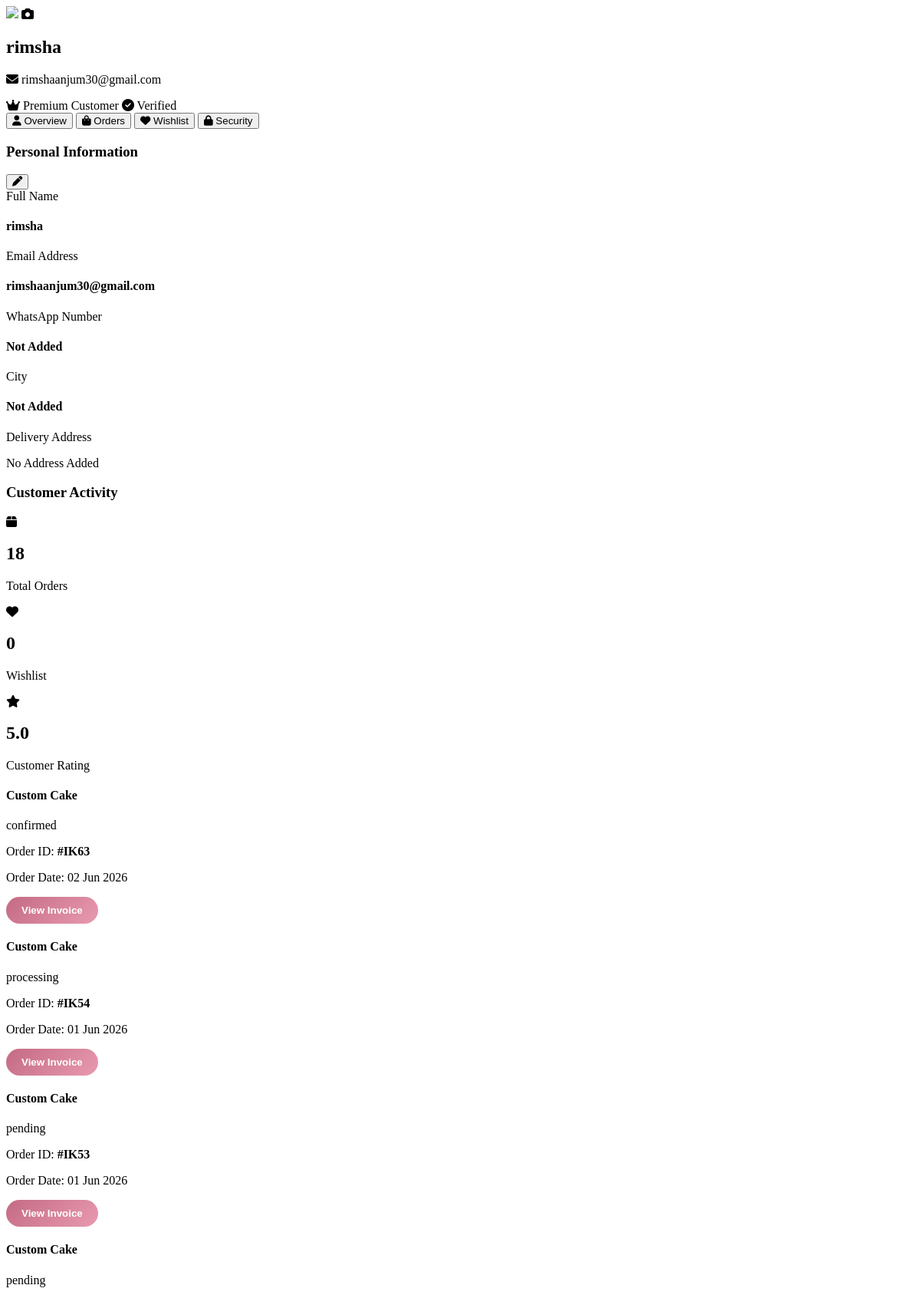
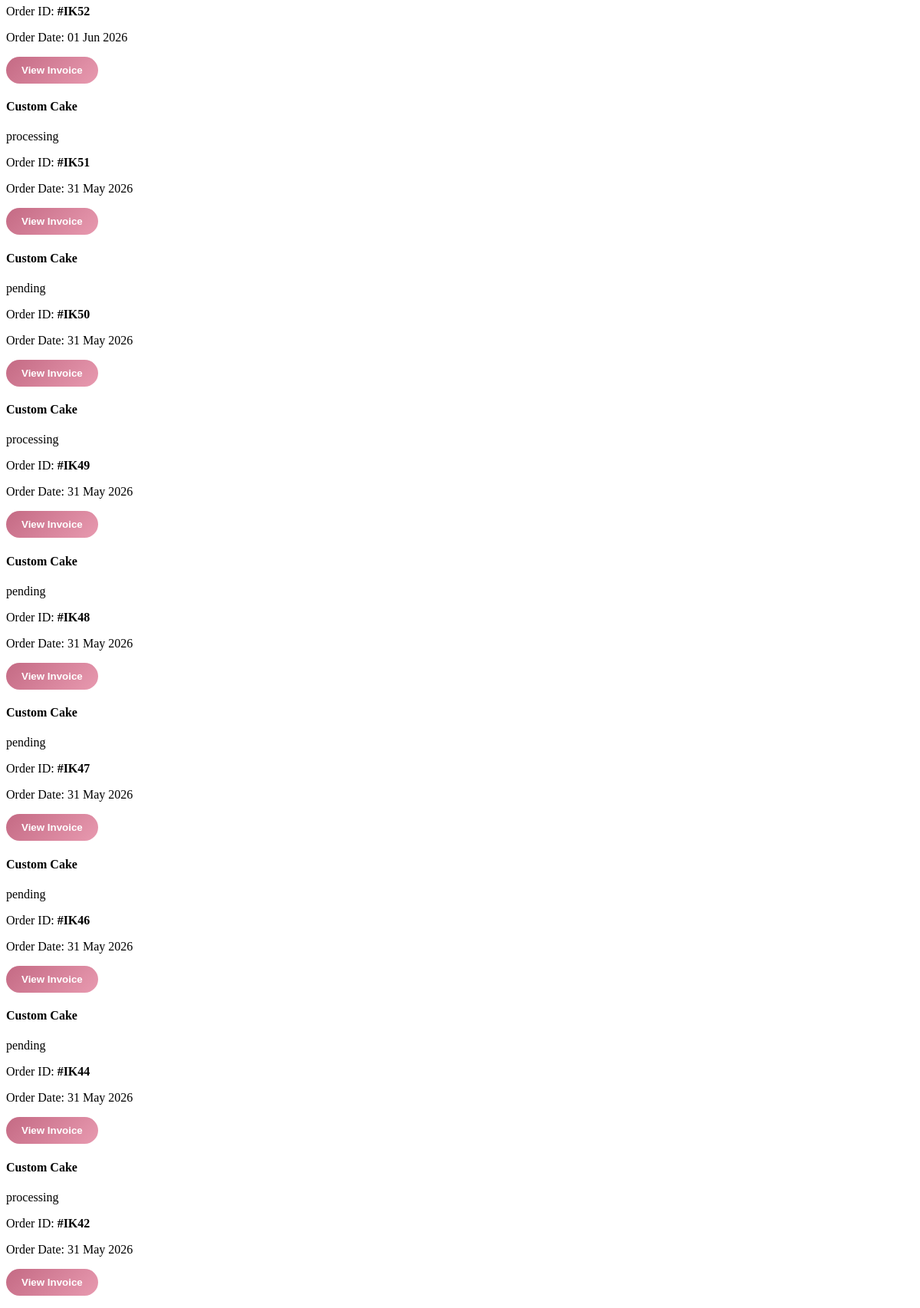
The page /profile/modal-content/ (signed in, upper part) on the database its author committed (2 pictures, top to bottom).
### ik/models.py (models this page shows, shortened)
class Profile(models.Model):
    user = models.OneToOneField(User, on_delete=models.CASCADE, related_name='profile')
    phone = models.CharField(max_length=20, blank=True, null=True)
    address = models.TextField(blank=True, null=True)
    city = models.CharField(max_length=100, blank=True, null=True)
    avatar = models.ImageField(upload_to='avatars/', blank=True, null=True)
    bio = models.TextField(blank=True, null=True)
    whatsapp_number = models.CharField(max_length=20, blank=True, null=True)
    delivery_notes = models.TextField(blank=True, null=True)
    default_delivery_address = models.TextField(blank=True, null=True)
    email_verified = models.BooleanField(default=False)
    phone_verified = models.BooleanField(default=False)
    created_at = models.DateTimeField(auto_now_add=True)
    updated_at = models.DateTimeField(auto_now=True)

class Order(models.Model):
    PAYMENT_CHOICES = [
        ('jazzcash', 'JazzCash'),
        ('easypaisa', 'EasyPaisa'),
        ('cod', 'Cash on Delivery'),
    ]
    STATUS_CHOICES = [
        ('pending', 'Pending'),
        ('processing', 'Processing'),
        ('delivered', 'Delivered'),
        ('cancelled', 'Cancelled'),
    ]
    PAYMENT_STATUS_CHOICES = [
        ('under_review', 'Under Review'),
        ('partial_paid', 'Partial Paid'),
        ('fully_paid', 'Fully Paid'),
        ('rejected', 'Rejected'),
    ]
    user = models.ForeignKey(User, on_delete=models.SET_NULL, null=True, blank=True)
    session_key = models.CharField(max_length=40, null=True, blank=True)
    name = models.CharField(max_length=100)
    phone = models.CharField(
        max_length=20,
        validators=[
            RegexValidator(
                regex=r'^03\d{9}$',
                message='Phone number must be in format 03XXXXXXXXX'
            )
        ],
        help_text="Enter Pakistani number like 03XXXXXXXXX"
    )
    address = models.TextField(default="")
    payment_method = models.CharField(max_length=20, choices=PAYMENT_CHOICES)
    transaction_id = models.CharField(
        max_length=50,
        unique=False,
        null=True,
        blank=True,
        db_index=True,
        help_text="Unique JazzCash/EasyPaisa transaction ID"
    )
    screenshot_hash = models.CharField(
        max_length=64,
        unique=True,
        null=True,
        blank=True,
        db_index=True,
        help_text="Unique hash for payment screenshot"
    )
    total = models.DecimalField(max_digits=10, decimal_places=2)
    advance_amount = models.DecimalField(max_digits=10, decimal_places=2, default=0)
    received_amount = models.DecimalField(
        max_digits=10,
        decimal_places=2,
        default=0,
        help_text="Actual amount received from customer"
    )
    remaining_amount = models.DecimalField(max_digits=10, decimal_places=2, default=0)
    status = models.CharField(max_length=20, choices=STATUS_CHOICES, default='pending')
    payment_status = models.CharField(max_length=20, choices=PAYMENT_STATUS_CHOICES, default='under_review')
    customization = models.JSONField(default=dict, blank=True)
    invoice_text = models.TextField(blank=True, null=True)
    created_at = models.DateTimeField(auto_now_add=True)
    payment_screenshot = models.ImageField(
        upload_to='payments/',
        validators=[validate_payment_screenshot],
        blank=True,
        null=True,
        help_text="Payment screenshot proof"
    )
    payment_verified = models.BooleanField(default=False)
    verification_note = models.TextField(blank=True, null=True)
    verified_at = models.DateTimeField(blank=True, null=True)
    transaction_time = models.DateTimeField(auto_now_add=True, null=True, blank=True)
    is_payment_flagged = models.BooleanField(default=False)
    suspicious_attempts = models.PositiveIntegerField(default=0)
    ip_address = models.GenericIPAddressField(null=True, blank=True)
    user_agent = models.TextField(blank=True, null=True, help_text="Browser/Device info")
    updated_at = models.DateTimeField(auto_now=True, help_text="Last updated timestamp")
    city = models.CharField(max_length=100, blank=True, help_text="Customer city")
    remaining_transaction_id = models.CharField(
        max_length=50,
        blank=True,
        null=True,
        db_index=True,
        help_text="Transaction ID for remaining payment"
    )
    remaining_payment_screenshot = models.ImageField(
        upload_to='remaining_payments/',
        blank=True,
        null=True,
        validators=[validate_payment_screenshot],
        help_text="Screenshot for remaining payment"
    )
    remaining_screenshot_hash = models.CharField(
        max_length=64,
        blank=True,
        null=True,
        db_index=True,
        help_text="Hash for remaining payment screenshot"
    )
    remaining_payment_verified = models.BooleanField(
        default=False,
        help_text="Whether remaining payment has been verified by admin"
    )
    ORDER_TYPE_CHOICES = [
        ('website', 'Website'),
        ('custom', 'Custom'),
        ('deal', 'Deal'),
        ('event', 'Event'),
        ('whatsapp', 'WhatsApp'),
    ]
    order_type = models.CharField(
        max_length=30,
        choices=ORDER_TYPE_CHOICES,
        default='website',
        help_text="Source of order"
    )
    ALLOWED_STATUS_TRANSITIONS = {
        'pending': ['processing', 'cancelled'],
        'processing': ['delivered', 'cancelled'],
        'delivered': [],
        'cancelled': [],
    }

### ik/views.py (the view)
# urls.py: path('profile/modal-content/', views.profile_modal_content, name='profile_modal_content'),
@login_required
def profile_modal_content(request):
    profile, created = Profile.objects.get_or_create(user=request.user)
    user_orders = Order.objects.filter(user=request.user).order_by("-created_at")
    wishlist_items = Favorite.objects.filter(user=request.user).select_related("product")
    return render(request, "profile_modal.html", {
        "user_orders": user_orders,
        "wishlist_items": wishlist_items,
        "profile": profile,
    })

### ik/context_processors.py (called while the page is built)
def global_settings(request):
    settings = SiteSettings.objects.first()
    return {
        'settings': settings
    }

### ik/templates/profile_modal.html (shortened to what this page needs)
{% load static %}
<link rel="stylesheet"
      href="https://cdnjs.cloudflare.com/ajax/libs/font-awesome/6.5.1/css/all.min.css">
{% if is_admin %}
    <div class="lux-profile-wrapper">
        <div class="lux-cover">
            <div class="lux-cover-overlay"></div>
            <div class="lux-profile-top">
                <div class="lux-avatar-wrapper">
                    <div class="admin-avatar-placeholder">
                        <i class="fas fa-shield-alt"></i>
                    </div>
                </div>
                <div class="lux-user-details">
                    <h2>{{ request.user.get_full_name|default:request.user.username }}</h2>
                    <p><i class="fas fa-envelope"></i> {{ request.user.email }}</p>
                    <div class="lux-badges">
                        <span><i class="fas fa-crown"></i> Administrator</span>
                        <span><i class="fas fa-shield-alt"></i> Super Admin</span>
                    </div>
                </div>
            </div>
        </div>
        <div class="lux-card" style="margin-top: 20px; text-align: center; padding: 40px;">
            <i class="fas fa-shield-alt" style="font-size: 60px; color: #c46a84; margin-bottom: 20px;"></i>
            <h3>Admin Account</h3>
            <p class="text-muted">You are logged in as an administrator.</p>
            <p class="small text-muted">Admin users don't have customer profiles.</p>
            <hr style="margin: 20px 0;">
            <div class="admin-actions" style="display: flex; flex-direction: column; gap: 10px;">
                <a href="/admin/dashboard/" class="lux-btn-primary" style="text-decoration: none;">
                    <i class="fas fa-tachometer-alt"></i> Go to Admin Dashboard
                </a>
                <form action="/logout/" method="post" style="margin: 0;">
                    {% csrf_token %}
                    <button type="submit" class="lux-btn-outline" style="width: 100%; cursor: pointer;">
                        <i class="fas fa-sign-out-alt"></i> Logout
                    </button>
                </form>
            </div>
        </div>
    </div>
{% else %}
    <div class="lux-profile-wrapper">
        <div class="lux-cover">
            <div class="lux-profile-top">
                <div class="lux-avatar-wrapper">
                    <img id="profilePreview"
                         src="{% if profile.avatar %}{{ profile.avatar.url }}{% else %}{% static 'images/default-user.png' %}{% endif %}"
                         class="lux-profile-img">
                    <label for="profileImageInput" class="upload-profile-btn">
                        <i class="fas fa-camera"></i>
                    </label>
                </div>
                <div class="lux-user-details">
                    <h2>{{ request.user.get_full_name|default:request.user.username }}</h2>
                    <p><i class="fas fa-envelope"></i> {{ request.user.email }}</p>
                    <div class="lux-badges">
                        <span><i class="fas fa-crown"></i> Premium Customer</span>
                        <span><i class="fas fa-check-circle"></i> Verified</span>
                    </div>
                </div>
            </div>
        </div>
        <div class="lux-tabs">
            <button class="tab-btn active" data-tab="profileTab">
                <i class="fas fa-user"></i> Overview
            </button>
            <button class="tab-btn" data-tab="ordersTab">
                <i class="fas fa-bag-shopping"></i> Orders
            </button>
            <button class="tab-btn" data-tab="favoritesTab">
                <i class="fas fa-heart"></i> Wishlist
            </button>
            <button class="tab-btn" data-tab="passwordTab">
                <i class="fas fa-lock"></i> Security
            </button>
        </div>
        <div id="profileTab" class="tab-content active">
            <div class="lux-grid">
                <div class="lux-card">
                    <div class="lux-card-head">
                        <h3>Personal Information</h3>
                        <button onclick="
                            document.getElementById('editProfileForm').style.display='block';
                            document.getElementById('editProfileForm').scrollIntoView({behavior:'smooth', block:'start'});
                        ">
                            <i class="fas fa-pen"></i>
                        </button>
                    </div>
                    <div class="lux-info-list">
                        <div class="lux-info-item">
                            <span>Full Name</span>
                            <h4>{{ request.user.get_full_name|default:request.user.username }}</h4>
                        </div>
                        <div class="lux-info-item">
                            <span>Email Address</span>
                            <h4>{{ request.user.email }}</h4>
                        </div>
                        <div class="lux-info-item">
                            <span>WhatsApp Number</span>
                            <h4 class="profile-phone">{{ profile.whatsapp_number|default:"Not Added" }}</h4>
                        </div>
                        <div class="lux-info-item">
                            <span>City</span>
                            <h4>{{ profile.city|default:"Not Added" }}</h4>
                        </div>
                        <div class="lux-info-item">
                            <span>Delivery Address</span>
                            <p id="profileAddressDisplay">{{ profile.address|default:"No Address Added" }}</p>
                        </div>
                    </div>
                </div>
                <div class="lux-card">
                    <div class="lux-card-head">
                        <h3>Customer Activity</h3>
                    </div>
                    <div class="lux-stats">
                        <div class="lux-stat-box">
                            <i class="fas fa-box"></i>
                            <h2>{{ user_orders|length|default:"0" }}</h2>
                            <p>Total Orders</p>
                        </div>
                        <div class="lux-stat-box">
                            <i class="fas fa-heart"></i>
                            <h2>{{ wishlist_items|length|default:"0" }}</h2>
                            <p>Wishlist</p>
                        </div>
                        <div class="lux-stat-box">
                            <i class="fas fa-star"></i>
                            <h2>5.0</h2>
                            <p>Customer Rating</p>
                        </div>
                    </div>
                </div>
            </div>
        </div>
        <div id="ordersTab" class="tab-content">
            <div class="lux-orders-grid">
                {% for order in user_orders %}
                <div class="lux-order-card">
                    <div class="lux-order-top">
                        <h4>{{ order.product.name|default:"Custom Cake" }}</h4>
                        <span class="order-status {{ order.status|lower }}">{{ order.status }}</span>
                    </div>
                    <p>Order ID: <strong>#IK{{ order.id }}</strong></p>
                    <p>Order Date: {{ order.created_at|date:"d M Y" }}</p>
                    <div class="lux-order-actions">
                        <button class="lux-btn-primary">View Invoice</button>
                    </div>
                </div>
                {% empty %}
                <div class="lux-empty">
                    <i class="fas fa-bag-shopping"></i>
                    <h3>No Orders Yet</h3>
                    <p>Your bakery orders will appear here.</p>
                </div>
                {% endfor %}
            </div>
        </div>
    </div>
{% endif %}

### ik/templates/profile_modal.html (style rules this page uses)
.lux-btn-primary { background: linear-gradient(135deg, #c46a84, #e89ab0); border: none; color: white; padding: 10px 20px; border-radius: 30px; font-weight: 600; cursor: pointer; transition: all 0.3s ease; }

### rows shown on the page
Profile: whatsapp_number "Not Added", city "Not Added", address "No Address Added"
Order: product.name "Custom Cake", status "confirmed", id "63", created_at "02 Jun 2026"
Order: product.name "Custom Cake", status "processing", id "54", created_at "01 Jun 2026"
Order: product.name "Custom Cake", status "pending", id "53", created_at "01 Jun 2026"
Order: product.name "Custom Cake", status "pending", id "52", created_at "01 Jun 2026"
Order: product.name "Custom Cake", status "processing", id "51", created_at "31 May 2026"
Order: product.name "Custom Cake", status "pending", id "50", created_at "31 May 2026"
Order: product.name "Custom Cake", status "processing", id "49", created_at "31 May 2026"
Order: product.name "Custom Cake", status "pending", id "48", created_at "31 May 2026"
Order: product.name "Custom Cake", status "pending", id "47", created_at "31 May 2026"
Order: product.name "Custom Cake", status "pending", id "46", created_at "31 May 2026"
Order: product.name "Custom Cake", status "pending", id "44", created_at "31 May 2026"
Order: product.name "Custom Cake", status "processing", id "42", created_at "31 May 2026"

### other values the page prints
{{ request.user.get_full_name|default:request.user.username }} "rimsha"
{{ request.user.email }} "rimshaanjum30@gmail.com"
{{ user_orders|length|default:"0" }} "18"
{{ wishlist_items|length|default:"0" }} "0"
